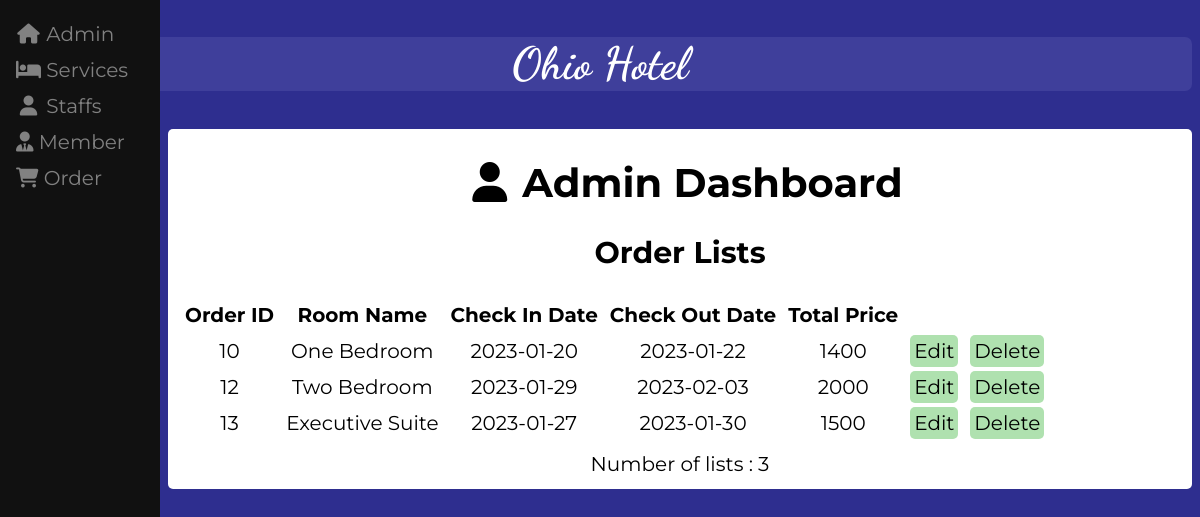
Page /admin/php/view_order.php on the committed database.
### tables this page shows
CREATE TABLE `room_order` (
  `order_id` int(11) NOT NULL,
  `room_id` int(11) NOT NULL,
  `room_name` varchar(50) NOT NULL,
  `date_in` date NOT NULL,
  `date_out` date NOT NULL,
  `total_price` int(11) NOT NULL
);

### admin/php/view_order.php (the view, shortened to what this page needs)
<!DOCTYPE html>
<html>
<head>
    <link rel="stylesheet" type="text/css" href="../css/admin.css" >
    <link rel="stylesheet" type="text/css" href="../css/mobile.css">
    <link rel="stylesheet" type="text/css" href="../css/order.css">
    <link rel="stylesheet" href="https://cdnjs.cloudflare.com/ajax/libs/font-awesome/6.1.1/css/all.min.css">
</head>
<body>
    <header>
        <h2>Ohio Hotel</h2>
    </header>
    <div class="sidebar">
        <a href="../admin.html"><i class="fa fa-fw fa-home"></i> Admin</a>
        <a href="../service.html"><i class="fa-solid fa-bed"></i> Services</a>
        <a href="../staffs.html"><i class="fa fa-fw fa-user"></i> Staffs</a>
        <a href="../members.html"><i class="fa-solid fa-user-tie"></i> Member</a>
        <a href="../order.html"><i class="fa-solid fa-cart-shopping"></i> Order</a>
    </div>
    <div class="main">
        <div id="admindash">
            <h1><i class="fa-solid fa-user"></i>Admin Dashboard</h1>
            <h2>Order Lists</h2>
                <table>
                    <tr>
                        <th>Order ID</th>
                        <th>Room Name</th>
                        <th>Check In Date</th>
                        <th>Check Out Date</th>
                        <th>Total Price</th>
                     </tr>
                    <?php
                    include("dataconnection.php");
                    $query = "SELECT * FROM room_order";
                    $result = mysqli_query($connection, $query);
                    $count = mysqli_num_rows($result);
                    while($row = mysqli_fetch_assoc($result))
                    {
                    ?>
                    <tr>
                        <td><?php echo $row["order_id"];?></td>
                        <td><?php echo $row["room_name"];?></td>
                        <td><?php echo $row["date_in"];?></td>
                        <td><?php echo $row["date_out"];?></td>
                        <td><?php echo $row["total_price"];?></td>
                        <td><a href="../php/edit_order.php?edit&orderid=<?php echo $row["order_id"]; ?>">Edit</a></td>
                        <td><a id="delete_order" href="../php/delete_order.php?del&orderid=<?php echo $row["order_id"]; ?>" onclick="return confirmation();">Delete</a></td>
                    </tr>
                    <?php
                    }
                    ?>
                </table>
                <p>Number of lists : <?php echo $count; ?></p>
        </div>
    </div>
</body>
</html>

### admin/css/admin.css (style rules this page uses)
* { box-sizing: border-box; }
body { color: black; background-color: rgb(46, 46, 143); font-family: 'Montserrat', sans-serif; }
header { margin: 5px 0px; padding: 0%; height: fit-content; text-align: center; color: white; background-color: rgb(63, 63, 155); font-size: 30px; font-family: 'Dancing Script', cursive; border-radius:7px; }
.sidebar { height: 100%; width: 160px; position: fixed; z-index: 1; top: 0; left: 0; background-color: #111; overflow-x: hidden; padding-top: 16px; text-align: left; }
.sidebar a { padding: 6px 8px 6px 16px; text-decoration: none; font-size: 20px; color: #818181; display: block; }
.main { text-align: center; margin-top: 5px; margin-left: 160px; padding: 3px 10px; background-color:white; border-radius: 5px; }
#admindash { font-size: 20px; }
#admindash i { padding: 0 15px; }
#admindash p { margin: 10px 10px; }

### admin/css/order.css (style rules this page uses)
th, td { padding: 5px; }
td a { color: black; padding: 3px; border: 1px solid transparent; border-radius: 5px; background-color: #AFE1AF; text-decoration: none; }

### rows in the picture
room_order: order_id "10", room_name "One Bedroom", date_in "2023-01-20", date_out "2023-01-22", total_price "1400"
room_order: order_id "12", room_name "Two Bedroom", date_in "2023-01-29", date_out "2023-02-03", total_price "2000"
room_order: order_id "13", room_name "Executive Suite", date_in "2023-01-27", date_out "2023-01-30", total_price "1500"

### other values in the picture
$count "3"
